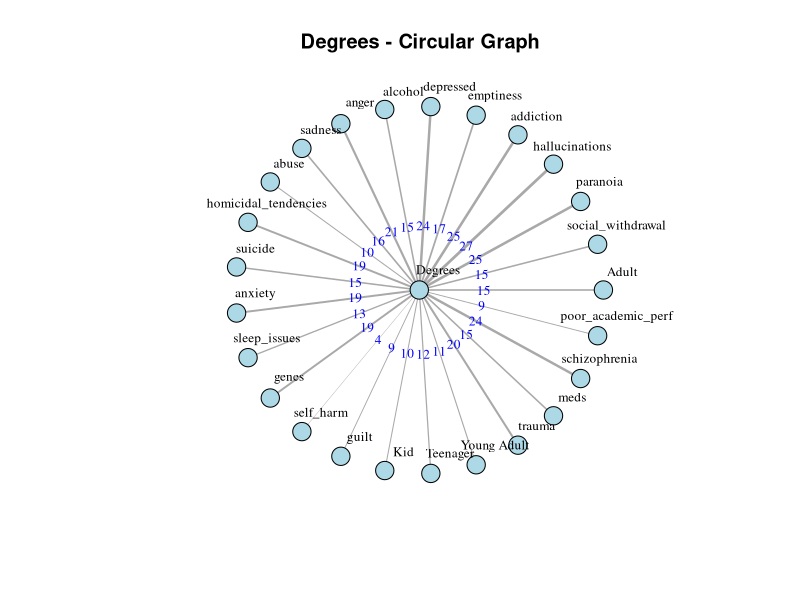

The R script that drew this image:
library(igraph)
library(dplyr)
library(tidyr)

#for the keywords without onset
keyword_group <- c("hallucinations", "paranoia", "schizophrenia", "addiction", 
                   "bipolar", "depressed", "guilt", "anger", 
                   "trauma", "psychosis", "suicide", "emptiness", 
                   "alcohol", "genes", "sadness", "homicidal_tendencies", 
                   "fear", "social_withdrawal", "sleep issues", "poor academics",
                   "self_harm", "poor academics")

values <- c(23, 22, 20, 22, 11, 20, 9, 20, 16, 17, 13, 16, 13, 12, 13, 18, 17, 14, 11, 7)


# for the keywords with onset
keywords <- c("social_withdrawal", "paranoia", "hallucinations", "addiction", 
              "emptiness", "depressed", "alcohol", "anger", 
              "sadness", "abuse", "homicidal_tendencies", "suicide", 
              "anxiety", "sleep_issues", "genes", "self_harm", 
              "guilt", "Kid", "Teenager", "Young Adult", "trauma", "meds",
              "schizophrenia", "poor_academic_perf", "Adult")

values <- c(15, 25, 27, 25, 17, 24, 15, 21, 16, 10, 19, 15, 19, 13, 19, 4, 9, 10, 12, 11, 20, 15, 24, 9, 15)



edges <- unlist(lapply(keywords, function(keyword) c("Degrees", keyword)))
g <- graph_from_edgelist(matrix(edges, ncol = 2, byrow = TRUE), directed = FALSE)

E(g)$weight <- values #edge weight

# for circular structure
num_nodes <- length(keywords)
theta <- seq(0, 2*pi, length.out = num_nodes + 1)[-1]  # Angles for the nodes
layout <- cbind(cos(theta), sin(theta))  # Coordinates for the nodes in a circle


layout <- rbind(c(0, 0), layout)  

plot(g, 
     layout = layout, 
     vertex.size = 10,  
     vertex.label.cex = 0.8,  
     vertex.label.dist = 2, 
     vertex.label.color = "black", 
     vertex.color = "lightblue", 
     edge.width = E(g)$weight / 10,  
     edge.label = E(g)$weight, 
     edge.label.cex = 0.8, 
     edge.label.color = "blue", 
     main = "Degrees - Circular Graph")

